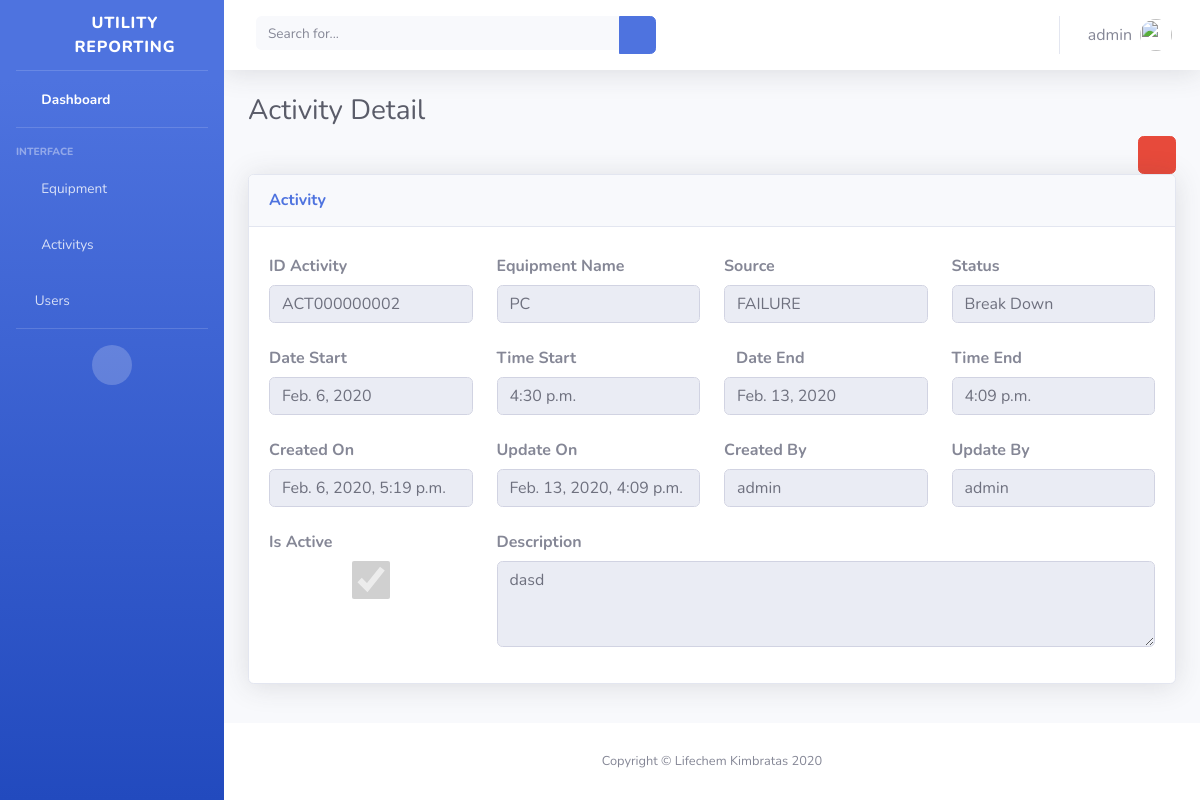
The app's page /activity/detail/ACT000000002/ (signed in) with its own data.
### Common/models.py (models this page shows, shortened)
class User(AbstractBaseUser, PermissionsMixin):
    file_prepend = "user/profile_pics"
    username_validator = UnicodeUsernameValidator()
    username = models.CharField(_('username'), max_length=100, unique=True,
                                help_text=_('Required. 8 characters or fewer. Letters, digits and @/./+/-/_ only.'),
                                validators=[username_validator],
                                error_messages={
                                    'unique': _("A user with that username already exists."),
                                },)
    first_name = models.CharField(_('First Name'), max_length=150, blank=True)
    last_name = models.CharField(_('Last Name'), max_length=150, blank=True)
    email = models.EmailField(_('Email'), max_length=255, unique=True)
    is_active = models.BooleanField(_('Is Active'), default=True)
    is_admin = models.BooleanField(_('Is Admin'), default=False)
    is_staff = models.BooleanField(_('Is Staff'), default=False)
    date_joined = models.DateTimeField(('Date Joined'), auto_now_add=True)
    role = models.CharField(_('Role'), max_length=50, choices=ROLES)
    profile_pic = models.FileField(_('Profile Picture'), max_length=1000, upload_to=img_url, null=True, blank=True)
    has_manager_access = models.BooleanField(_('Manager Access'),default=False)
    has_supervisor_access = models.BooleanField(_('Supervisor Access'),default=False)
    has_staff_access = models.BooleanField(_('Staff Access'),default=False)
    EMAIL_FIELD = 'email'
    USERNAME_FIELD = 'username'
    REQUIRED_FIELDS = ['email']
    objects = UserManager()
    def __str__(self):
        return self.username
    class Meta:
        ordering = ['-is_active']

### Activity/models.py (models this page shows, shortened)
class Activity(models.Model):
    def ids():
        no = Activity.objects.count()
        if no == None:
            return 1
        else:
            return no + 1
    SOURCE_CHOICES = (
            ('REQUEST','Request'),
            ('FAILURE',"Failure"),
    )
    no = models.IntegerField(_('Code'), default=ids, unique=True, editable=False)
    id = models.CharField(max_length=14, primary_key=True, unique=True, null=False, editable=False)
    equipment_ids = models.ForeignKey(Equipment, on_delete=models.CASCADE)
    source = models.CharField(max_length=20, choices=SOURCE_CHOICES, default='REQUEST')
    status_ids = models.ForeignKey(Status, on_delete=models.CASCADE)
    start_date = models.DateField(blank=True, null=True)
    start_time = models.TimeField(blank=True, null=True)
    end_date = models.DateField(null=True, blank=True)
    end_time = models.TimeField(null=True, blank=True)
    is_active = models.BooleanField(default=True)
    description = models.TextField(blank=True, max_length=255, null=True)
    created_on = models.DateTimeField(auto_now_add=True)
    updated_on = models.DateTimeField(auto_now_add=False, blank=True, null=True)
    created_by =models.ForeignKey(User, related_name='activity_created_by_user', null=True, on_delete=models.SET_NULL)
    updated_by =models.ForeignKey(User, related_name='activity_update_by_user', blank=True, null=True, on_delete=models.SET_NULL)
    class Meta:
        ordering = ['created_on']

class Status(models.Model):
    def ids():
        no = Status.objects.count()
        if no == None:
            return 1
        else:
            return no + 1
    no = models.IntegerField(_('Code'), default=ids, unique=True, editable=False)
    id = models.CharField(max_length=30, unique=True, primary_key=True, null=False, editable=False)
    name = models.CharField(max_length=100, null=False, unique=True)
    is_active = models.BooleanField(default=True)
    description = models.TextField(blank=True, max_length=255, null=True)
    created_on = models.DateTimeField(auto_now_add=True)
    updated_on = models.DateTimeField(auto_now_add=False, blank=True, null=True)
    created_by = models.ForeignKey(User, related_name='status_created_by_user', null=True, on_delete=models.SET_NULL)
    updated_by = models.ForeignKey(User, related_name='status_updated_by_user', blank=True, null=True, on_delete=models.SET_NULL)
    def __str__(self):
        return self.name

### Equipment/models.py (models this page shows, shortened)
class Equipment(models.Model):
    def ids():
        no = Equipment.objects.count()
        if no == None:
            return 1
        else:
            return no + 1
    no = models.IntegerField(_('Code'), default=ids, unique=True, editable=False)
    id = models.CharField(max_length=30, unique=True, primary_key=True, null=False, editable=False)
    locate_id = models.ForeignKey('Locate', on_delete=models.CASCADE)
    name = models.CharField(_("Equipment"), max_length=50, null=False)
    qr_code = models.CharField(max_length=12, unique=True, null=False)
    is_active = models.BooleanField(default=True)
    description = models.TextField(blank=True, max_length=255)
    created_on = models.DateTimeField(_('Created on'), auto_now_add=True)
    updated_on = models.DateTimeField(_('Updated on'), auto_now_add=False, blank=True, null=True)
    created_by = models.ForeignKey(User, related_name='equipment_created_by_user', null=True, on_delete=models.SET_NULL)
    updated_by = models.ForeignKey(User, related_name='equipment_updated_by_user', null=True, blank=True, on_delete=models.SET_NULL)
    def __str__(self):
        return self.name

### Common/access_decorators_mixins.py (the view)
    def wraps(request, *args, **kwargs):
        if request.user.role =='ADMIN' or request.user.is_superuser or request.user.has_staff_access:
            return functions(request, *args, **kwargs)
        else:
            raise PermissionDenied

### Activity/views.py (called while the page is built)
@login_required
@Supervisor_access_required
@Staff_access_required
def Activity_Detail(request, activity_id):
    activity = get_object_or_404(Activity, pk=activity_id)
    if not (request.user.role == 'ADMIN' or request.user.is_superuser or activity.created_by == request.user):
        raise PermissionDenied
    if request.method == 'GET':
        if request.user.is_superuser or request.user.role == 'ADMIN':
            users_mention = list(User.objects.filter(is_active=True).values('username'))
        elif request.user != activity.created_by:
            users_mention = [{'username': activity.created_by.username}]
        else:
            users_mention = list(activity.created_by.all().values('username'))
        return render(request, 'activity_detail.html', {'activity': activity, 'users_mention': users_mention})

### Activity/templates/activity_detail.html (shortened to what this page needs)
{% extends "layout/base.html" %}
{% block content %}
<div class="container-fluid">
  <h1 class="h3 mb-2 text-gray-800">Activity Detail</h1>
  <div class="row">
    <div class="col-lg-12 text-right">
      <span class="d-lg-inline"><a class="btn btn-danger" href="{% url 'Activity:Activity_List'%}"><i class="fa fa-window-close"></i></a></span>
    </div>
  </div>
  <div class="card shadow">
      <div class="card-header py-3">
          <h6 class="m-0 font-weight-bold text-primary">Activity</h6>
      </div>
      <div class="card-body">
        <div class="row">
          <div class="col-12 col-sm-12 col-md-6 col-lg-3 ml-auto mr-auto">
            <div class="form-group">
              <label for="id" class="col-form-label font-weight-bold">ID Activity</label>
              <input type="text" class="form-control" value="{{activity.id}}" readonly="readonly"/>
            </div>
          </div>
          <div class="col-12 col-sm-12 col-md-6 col-lg-3 mx-auto">
            <div class="form-group">
              <label for="equipment_ids" class="col-form-label font-weight-bold">Equipment Name</label>
              <input type="text" class="form-control" value="{{activity.equipment_ids}}" readonly="readonly"/>
            </div>
          </div>
          <div class="col-12 col-sm-12 col-md-6 col-lg-3 mx-auto">
            <div class="form-group">
              <label for="source" class="col-form-label font-weight-bold">Source</label>
              <input type="text" class="form-control" value="{{activity.source}}" readonly="readonly"/>
            </div>
          </div>
          <div class="col-12 col-sm-12 col-md-6 col-lg-3 mx-auto">
            <div class="form-group">
              <label for="status_ids" class="col-form-label font-weight-bold">Status</label>
              <input type="text" class="form-control" value="{{activity.status_ids}}" readonly="readonly"/>
            </div>
          </div>
        </div>
        <div class="row">
          <div class="col-12 col-sm-12 col-md-6 col-lg-3 mx-auto">
            <div class="form-group">
              <label for="start_date" class="col-form-label font-weight-bold">Date Start</label>
              <input type="text" class="form-control" value="{{activity.start_date}}" readonly="readonly"/>
            </div>
          </div>
          <div class="col-12 col-sm-12 col-md-6 col-lg-3 mx-auto">
            <div class="form-group">
              <label for="start_time" class="col-form-label font-weight-bold">Time Start</label>
              <input type="text" class="form-control" value="{{activity.start_time}}" readonly="readonly"/>
            </div>
          </div>
          <div class="col-12 col-sm-12 col-md-6 col-lg-3 mx-auto">
            <div class="form-group">
              <label for="end_date" class="col col-form-label font-weight-bold">Date End</label>
              <input type="text" class="form-control" value="{{activity.end_date}}" readonly="readonly"/>
            </div>
          </div>
          <div class="col-12 col-sm-12 col-md-6 col-lg-3 mx-auto">
            <div class="form-group">
              <label for="end_time" class="col-form-label font-weight-bold">Time End</label>
              <input type="text" class="form-control" value="{{activity.end_time}}" readonly="readonly"/>
            </div>
          </div>
        </div>
        <div class="row">
          <div class="col-12 col-sm-12 col-md-6 col-lg-3 mx-auto">
            <div class="form-group">
              <label for="created_on" class="col-form-label font-weight-bold">Created On</label>
              <input type="text" class="form-control" value="{{activity.created_on}}" readonly="readonly"/>
            </div>
          </div>
          <div class="col-12 col-sm-12 col-md-6 col-lg-3 mx-auto">
            <div class="form-group">
              <label for="updated_on" class="col-form-label font-weight-bold">Update On</label>
              <input type="text" class="form-control" value="{{activity.updated_on}}" readonly="readonly"/>
            </div>
          </div>
          <div class="col-12 col-sm-12 col-md-6 col-lg-3 mx-auto">
            <div class="form-group">
              <label for="created_by" class="col-form-label font-weight-bold">Created By</label>
              <input type="text" class="form-control" value="{{activity.created_by}}" readonly="readonly"/>
            </div>
          </div>
          <div class="col-12 col-sm-12 col-md-6 col-lg-3 mx-auto">
            <div class="form-group">
              <label for="updated_by" class="col-form-label font-weight-bold">Update By</label>
              <input type="text" class="form-control" value="{{activity.updated_by}}" readonly="readonly"/>
            </div>
          </div>
        </div>
        <div class="row">
          <div class="col-12 col-sm-12 col-md-6 col-lg-3 mx-auto">
            <div class="form-group">
              <label for="is_active" class="col-form-label font-weight-bold">Is Active</label>
              <input type="checkbox" class="form-control"
              {% if activity.is_active == True %}
              checked="checked"
              {% endif %}
              disabled="disabled" readonly="readonly"/>
            </div>
          </div>
          <div class="col-12 col-sm-12 col-md-6 col-lg-9 mx-auto">
            <div class="form-group">
              <label for="description" class="col-form-label font-weight-bold">Description</label>
              <textarea class="form-control" name="description" rows="3" cols="100" readonly="readonly">{{activity.description}}</textarea>
            </div>
          </div>
        </div>
      </div>
  </div>
</div>
{% endblock content %}

### Templates/layout/topbar.html (shortened to what this page needs)
{% load thumbnail%}
{% block content %}
<nav class="navbar navbar-expand navbar-light bg-white topbar mb-4 static-top shadow">
  <form class="d-none d-sm-inline-block form-inline mr-auto ml-md-3 my-2 my-md-0 mw-100 navbar-search">
    <div class="input-group">
      <input type="text" class="form-control bg-light border-0 small" placeholder="Search for..." aria-label="Search" aria-describedby="basic-addon2">
      <div class="input-group-append">
        <button class="btn btn-primary" type="button">
          <i class="fas fa-search fa-sm"></i>
        </button>
      </div>
    </div>
  </form>
  <ul class="navbar-nav ml-auto">
    <li class="nav-item dropdown no-arrow">
      <a class="nav-link dropdown-toggle" href="#" id="userDropdown" role="button" data-toggle="dropdown" aria-haspopup="true" aria-expanded="false">
        <span class="mr-2 d-none d-lg-inline text-gray-600 middle">{{user.username}}</span>
        <img class="img-profile rounded-circle" src="/static/img/img_adm.png">
      </a>
    </li>
  </ul>
</nav>
{% endblock content %}

### records on screen
User: username "admin"
Activity: id "ACT000000002", equipment_ids "PC", source "FAILURE", status_ids "Break Down", start_date "Feb. 6, 2020", start_time "4:30 p.m.", end_date "Feb. 13, 2020", end_time "4:09 p.m.", created_on "Feb. 6, 2020, 5:19 p.m.", updated_on "Feb. 13, 2020, 4:09 p.m.", created_by "admin", updated_by "admin", is_active "☑", description "dasd"
